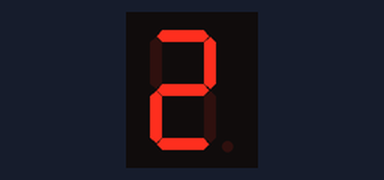
The sketch below on a simulated Arduino Uno, built with avr-gcc and run on an emulated ATmega328P. Shown: 1-digit seven-segment display. Wiring (inferred from the names in the program): 1-digit 7-segment display, segments lit when HIGH: segments pin 9, pin 8, pin 7, pin 6, pin 5, pin 4, pin 3, pin 2. The segment pins are drawn as the display they are named for.

Above: at 0.16 s.
At 0.76 s:
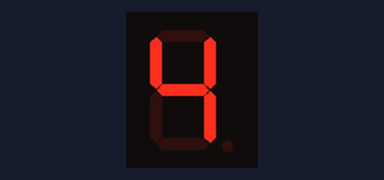

Measured:
- by itself, everything shown: repeats every 0.50 s, in 10 steps

The sketch:

1_digito_7_segmentos.ino
```cpp
#include <Arduino.h>
#include "GestorVisor.h"

GestorVisor* gestorVisor;

void setup(){
   gestorVisor = GestorVisor::getInstance();
}

void loop()
{
  gestorVisor->loop();

}
```

Digito.cpp
```cpp
#include "Digito.h"

byte Digito::digit2segmentByte[]= {
                0b00111111,
                0b00000110,
                0b01011011,
                0b01001111,
                0b01100110,
                0b01101101,
                0b01111101,
                0b00000111,
                0b01111111,
                0b01101111
                };
Digito::Digito() {
  _cifra=0;
}
Digito::Digito(int cifra) {
  _cifra=cifra;

}
void Digito::setCifra(int cifra){
  _cifra=cifra;
}
int Digito::getCifra(){
  return _cifra;
}

byte Digito::getCifraSegmentByte(){
  return digit2segmentByte[_cifra%10];
}
```

Digito.h
```cpp
#ifndef Digito_h
#define Digito_h
#include "Arduino.h"

class Digito
{
  public:
    Digito();
    Digito(int cifra);
    void setCifra(int cifra);
    int getCifra();
    byte getCifraSegmentByte();
  private:
    static byte digit2segmentByte[];
    int _cifra;
};

#endif
```

GestorVisor.cpp
```cpp
#include "GestorVisor.h"

GestorVisor* GestorVisor::_instance=0;


GestorVisor* GestorVisor::getInstance(){
  if (_instance==0) {
    _instance=new GestorVisor();
  }
  return _instance;
}
GestorVisor::GestorVisor() {
  estado=corriendo;
}
void GestorVisor::loop(){
  static unsigned long lastTime=0;
  static int i=0;
  if (millis()-lastTime<50) return;

  if (estado==corriendo){
    visor.setNumero(i++);
    i%=100;
  }
  visor.loop();
  lastTime=millis();
}
void GestorVisor::setEstado( GestorVisor::Estado estado){
  this->estado=estado;
}

GestorVisor::Estado GestorVisor::getEstado(){
   return this->estado;
}
```

GestorVisor.h
```cpp
#ifndef GestorVisor_h
#define GestorVisor_h
#include "Arduino.h"
#include "Visor.h"

//Clase GestorVisor
//   se encarga de la lógica de la gestión del visor
//   Utiliza el patron Singleton para crear una única instancia
//   de si misma accesible para cualquier elemento que acceda a ella

class GestorVisor
{
  public:
    GestorVisor();
    void loop();
    static GestorVisor* getInstance();
    enum Estado{parado,corriendo};
    void setEstado(GestorVisor::Estado estado);
    GestorVisor::Estado getEstado();

  private:
    static GestorVisor* _instance;

    Estado estado;
    Visor visor;

};

#endif
```

Visor.cpp
```cpp
#include "Visor.h"


byte Visor::digitosPin[]={9,8,7,6,5,4,3,2};

Visor::Visor() {
  for (int i=0;i<8;i++){
    pinMode(digitosPin[i], OUTPUT);
  }
}
void Visor::loop(){
      //visualizar digito
      byte digito= digitos[0].getCifraSegmentByte();
      for (int i=0;i<8;i++){
        digitalWrite(digitosPin[i], (digito & (1<<i))>>i);
      }
}

void Visor::setNumero(int i){
  digitos[0].setCifra(i%10);
}
```

Visor.h
```cpp
#ifndef Visor_h
#define Visor_h
#include "Arduino.h"
#include "Digito.h"

#define VISOR_NUMBER_OF_DIGITS 1


class Visor
{
  public:
    Visor();
    void loop();
    void setNumero(int i);

  private:
    static byte digit2segmentByte[];
    Digito digitos[VISOR_NUMBER_OF_DIGITS];
    static byte digitosPin[8];
};

#endif
```
